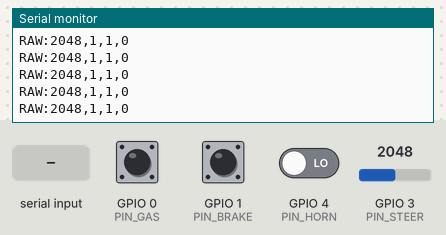
This program was run on a simulated ESP32-C3. Shown: the last lines printed to the serial monitor. The test bench sets the inputs (shaded band); at power-on: GPIO 3 (PIN_STEER) = 2048, GPIO 0 (PIN_GAS) HIGH, GPIO 1 (PIN_BRAKE) HIGH, GPIO 4 (PIN_HORN) LOW.

Above: at 1.2 s.
1.3 s: GPIO 3 (PIN_STEER) set to 2866
At 2.2 s:
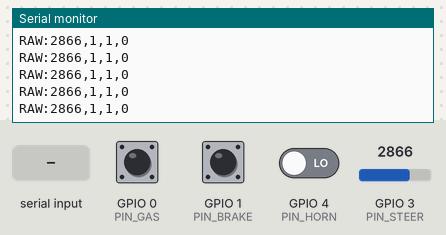
2.8 s: GPIO 0 (PIN_GAS) pulled LOW for 0.15 s
4.4 s: GPIO 1 (PIN_BRAKE) pulled LOW for 0.15 s
6.0 s: GPIO 4 (PIN_HORN) driven HIGH
At 6.7 s:
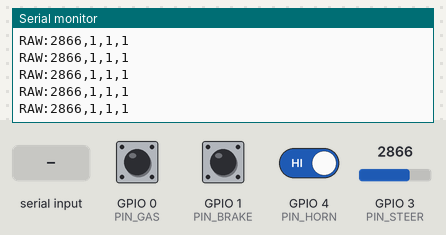
7.5 s: "1" received over the second serial link
9.0 s: GPIO 0 (PIN_GAS) pulled LOW for 1 s
At 9.6 s:
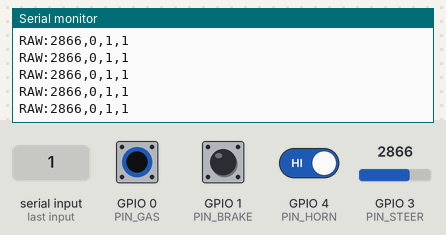
Timing chart, 0 to 12.0 s (numbered marks = the images above; inputs shaded):
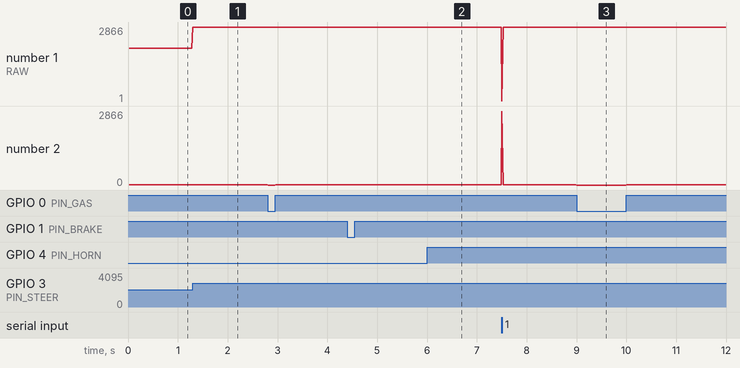

The program:

main.cpp
```cpp
#include <Arduino.h>

#define S3_TX 21
#define S3_RX 20

// --- PINES DE SENSORES CORREGIDOS ---
const int PIN_GAS   = 0; // Se cambia de 1 a 0
const int PIN_BRAKE = 1; // Se cambia de 0 a 1
const int PIN_STEER = 3;
const int PIN_HORN  = 4;

SemaphoreHandle_t serialMutex;

void setup() {
  Serial.setRxBufferSize(4096);
  Serial.begin(115200);
  Serial.setTimeout(0);

  Serial1.setRxBufferSize(4096);
  Serial1.begin(115200, SERIAL_8N1, S3_RX, S3_TX);
  Serial1.setTimeout(0);

  pinMode(PIN_HORN, INPUT_PULLDOWN);
  pinMode(PIN_GAS, INPUT_PULLUP);
  pinMode(PIN_BRAKE, INPUT_PULLUP);
  pinMode(PIN_STEER, INPUT);

  serialMutex = xSemaphoreCreateMutex();
}

void loop() {
  static uint8_t buf[512];

  // 1. PC -> S3 (Telemetría)
  int nPC = Serial.available();
  if (nPC > 0) {
    int read = Serial.readBytes(buf, min(nPC, (int)sizeof(buf)));
    Serial1.write(buf, read);
  }

  // 2. S3 -> PC (Comandos JSON)
  int nS3 = Serial1.available();
  if (nS3 > 0) {
    if (xSemaphoreTake(serialMutex, pdMS_TO_TICKS(5))) {
      int read = Serial1.readBytes(buf, min(nS3, (int)sizeof(buf)));
      Serial.write(buf, read);
      xSemaphoreGive(serialMutex);
    }
  }

  // 3. LECTURA DE SENSORES (50Hz)
  static unsigned long lastSensors = 0;
  if (millis() - lastSensors > 20) {
    int s = analogRead(PIN_STEER);
    int g = digitalRead(PIN_GAS);
    int b = digitalRead(PIN_BRAKE);
    int h = digitalRead(PIN_HORN);

    if (xSemaphoreTake(serialMutex, pdMS_TO_TICKS(5))) {
      // Enviamos en orden: Steer, Gas, Brake, Horn
      Serial.printf("RAW:%d,%d,%d,%d\n", s, g, b, h);
      xSemaphoreGive(serialMutex);
    }
    lastSensors = millis();
  }
}
```

Measured:
- after the input at 1.3 s, the serial monitor: prints a new line at once (image 1)
- after the input at 6.0 s, the serial monitor: prints a new line at once (image 2)
- after the input at 9.0 s, the serial monitor: prints a new line at once (image 3)
- plotted number 1: 2048 → 2866 after the input at 1.3 s
